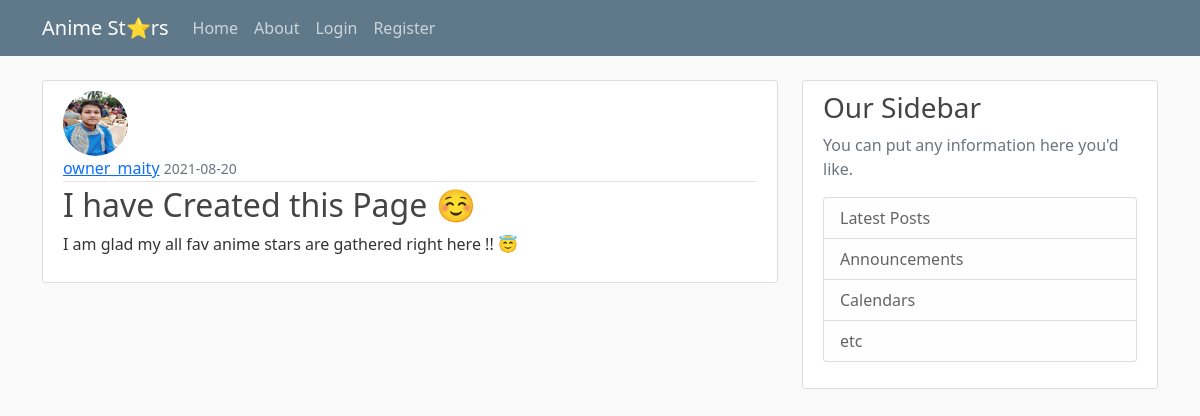
The app's page /post/13, older data.
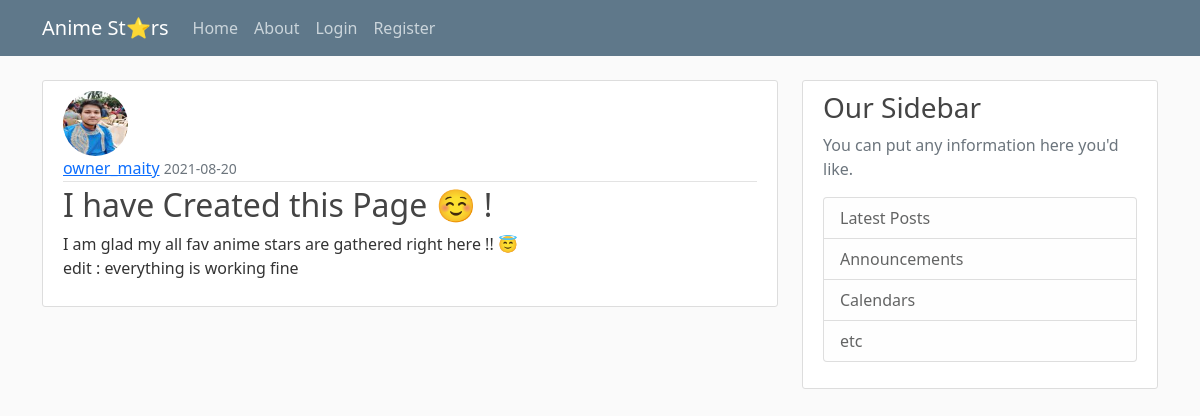
The same page, newer data.
### main/models.py (models this page shows, shortened)
class Post(db.Model):
    id = db.Column(db.Integer, primary_key=True)
    title = db.Column(db.String(100), nullable=False)
    date_posted = db.Column(db.DateTime, nullable=True, default=datetime.utcnow)
    content = db.Column(db.Text, nullable=False)
    user_id = db.Column(db.Integer, db.ForeignKey('user.id'), nullable=False)

### main/posts/routes.py (the view)
@posts.route('/post/<int:post_id>')
def post(post_id):
    post = Post.query.get_or_404(post_id)
    return render_template('post.html', title='post.title', post=post)

### main/templates/post.html (shortened to what this page needs)
{% extends "layout.html" %}
{% block content %}
   <article class="media content-section">
      <img class="rounded-circle article-img" src="{{ url_for('static', filename='profile_pics/' + post.author.image_file) }}">
      <div class="media-body">
        <div class="article-metadata">
          <a class="mr-2" href="{{ url_for('users.user_post', username=post.author.username) }}">{{ post.author.username }}</a>
          <small class="text-muted">{{ post.date_posted.strftime('%Y-%m-%d') }}</small>
        </div>
        <h2 class="article-title">{{ post.title }}</h2>
        <p class="article-content">{{ post.content }}</p>
      </div>
   </article>
{% endblock content %}

Row changes from the older to the newer data that the page shows:
changed Post: title "I have Created this Page ☺️" → "I have Created this Page ☺️ !"; content "I am glad my all fav anime stars are gathered right here !! 😇" → "I am glad my all fav anime stars are gathered right here !! 😇 edit : everything is working fine"
